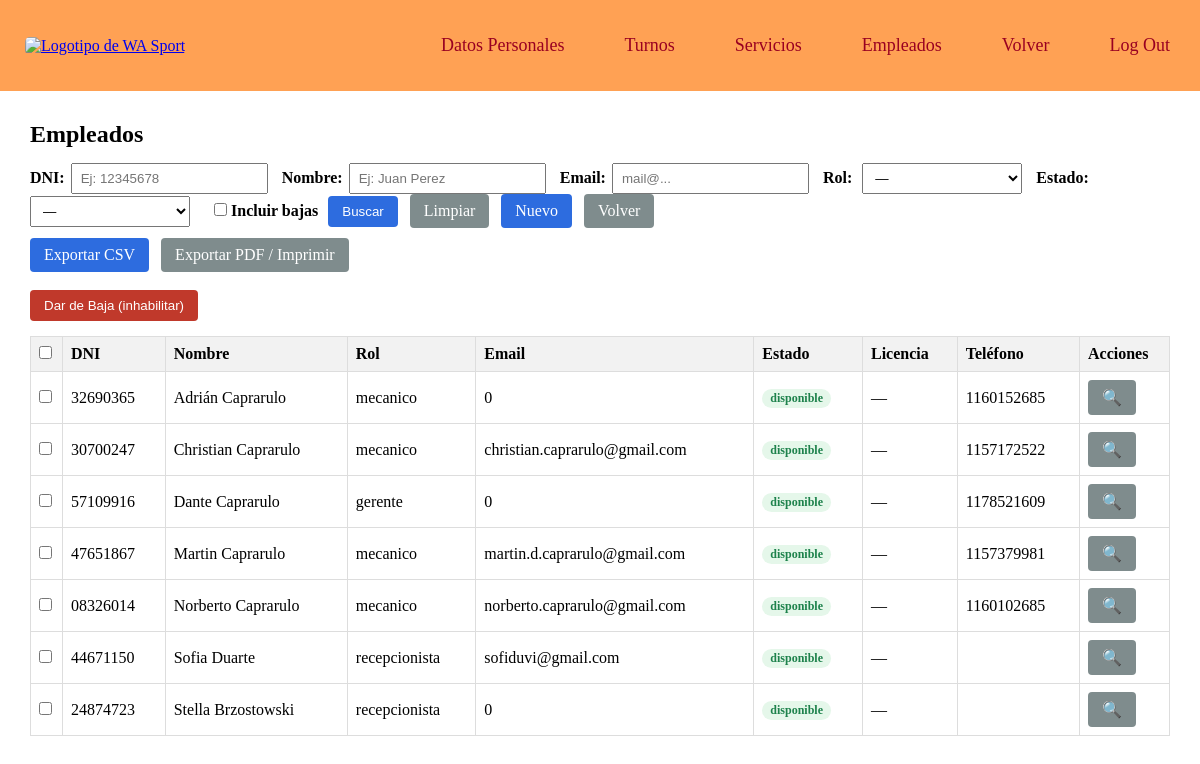
The app's page /empleados.php (signed in) with its own data.
### tables this page shows
CREATE TABLE `empleados` (
  `empleado_DNI` varchar(10) NOT NULL,
  `empleado_contrasena` varchar(255) NOT NULL,
  `empleado_nombre` varchar(50) NOT NULL,
  `empleado_roll` varchar(255) NOT NULL,
  `empleado_email` text NOT NULL,
  `token_recuperacion` varchar(255) DEFAULT NULL,
  `empleado_direccion` varchar(50) DEFAULT NULL,
  `empleado_localidad` varchar(15) DEFAULT NULL,
  `empleado_telefono` varchar(15) DEFAULT NULL,
  `empleado_habilitado` tinyint(1) NOT NULL DEFAULT 1,
  `empleado_estado` enum('disponible','no_disponible','licencia','baja') NOT NULL DEFAULT 'disponible',
  `licencia_desde` date DEFAULT NULL,
  `licencia_hasta` date DEFAULT NULL
);

### empleados.php (the view, shortened to what this page needs)
<?php
require_once 'conexion_base.php';
function e($s){ return htmlspecialchars((string)$s, ENT_QUOTES, 'UTF-8'); }
function filtros_qs($dni,$nombre,$email,$roll,$estado,$incluir_bajas){
    $arr = [];
    return http_build_query($arr);
}
$dni    = isset($_GET['dni'])    ? trim($_GET['dni'])    : '';
$nombre = isset($_GET['nombre']) ? trim($_GET['nombre']) : '';
$email  = isset($_GET['email'])  ? trim($_GET['email'])  : '';
$roll   = isset($_GET['roll'])   ? trim($_GET['roll'])   : '';
$estado = isset($_GET['estado']) ? trim($_GET['estado']) : '';
$incluir_bajas = isset($_GET['incluir_bajas']) ? 1 : 0;
$current_qs = filtros_qs($dni,$nombre,$email,$roll,$estado,$incluir_bajas);
$where=[]; $params=[];
if (!$incluir_bajas){ $where[]="empleado_estado <> 'baja'"; }
$sql = "SELECT empleado_DNI, empleado_nombre, empleado_roll, empleado_email,
               empleado_direccion, empleado_localidad, empleado_telefono,
               empleado_habilitado, empleado_estado, licencia_desde, licencia_hasta
        FROM empleados";
if ($where) $sql .= " WHERE ".implode(' AND ',$where);
$sql .= " ORDER BY empleado_nombre ASC, empleado_DNI ASC";
$st = $conexion->prepare($sql);
$st->execute($params);
$empleados = $st->fetchAll(PDO::FETCH_ASSOC);
?>
<!DOCTYPE html>
<html lang="es">
<head>
</head>
<body>
    <?php include("nav_gerente.php"); ?>
<div class="container">
    <div class="topbar">
        <h2>Empleados</h2>
    </div>
    <form method="get" class="buscador" action="empleados.php">
        <label>DNI:</label><input type="text" name="dni" value="<?= e($dni) ?>" placeholder="Ej: 12345678">
        <label>Nombre:</label><input type="text" name="nombre" value="<?= e($nombre) ?>" placeholder="Ej: Juan Perez">
        <label>Email:</label><input type="text" name="email" value="<?= e($email) ?>" placeholder="mail@...">
        <label>Rol:</label>
        <select name="roll">
            <option value="" <?= $roll===''?'selected':'' ?>>—</option>
        </select>
        <label>Estado:</label>
        <select name="estado">
            <option value="" <?= $estado===''?'selected':'' ?>>—</option>
        </select>
        <label style="margin-left:10px;">
            <input type="checkbox" name="incluir_bajas" value="1" <?= $incluir_bajas?'checked':'' ?>>
            Incluir bajas
        </label>
        <button class="btn btn-primario" type="submit">Buscar</button>
        <a class="btn btn-neutro" href="empleados.php">Limpiar</a>
        <a class="btn btn-primario" href="empleados.php?<?= e($current_qs) ?>&nuevo=1">Nuevo</a>
        <a class="btn btn-neutro" href="gerente.php">Volver</a>
    </form>
    <?php $export_qs = $current_qs !== '' ? $current_qs.'&' : ''; ?>
    <div style="margin:10px 0 18px;">
      <a class="btn btn-primario" href="empleados_export.php?<?= e($export_qs) ?>format=csv">Exportar CSV</a>
      <a class="btn btn-neutro"  href="empleados_export.php?<?= e($export_qs) ?>format=pdf" target="_blank">Exportar PDF / Imprimir</a>
    </div>
    <form id="formEmpleados" method="post" action="empleados.php?<?= e($current_qs) ?>">
        <div class="acciones" style="margin:10px 0 15px;">
            <button class="btn btn-peligro" name="accion" value="baja">Dar de Baja (inhabilitar)</button>
        </div>
        <table class="tabla">
            <thead>
            <tr>
                <th style="width:32px;">
                    <input type="checkbox" onclick="document.querySelectorAll('.check_row').forEach(c=>c.checked=this.checked);">
                </th>
                <th>DNI</th>
                <th>Nombre</th>
                <th>Rol</th>
                <th>Email</th>
                <th>Estado</th>
                <th>Licencia</th>
                <th>Teléfono</th>
                <th style="width:90px;">Acciones</th>
            </tr>
            </thead>
            <tbody>
            <?php if (!$empleados): ?>
                <tr><td colspan="9">Sin resultados.</td></tr>
            <?php else: foreach ($empleados as $r):
                $cls = ($r['empleado_estado']==='baja') ? 'fila-baja' : '';
                $tagCls = 'est-disponible';
                $licTxt = ($r['empleado_estado']==='licencia')
                        ? (e($r['licencia_desde'])." a ".e($r['licencia_hasta']))
                        : '—';
                $verUrl = "empleados.php?ver=".urlencode($r['empleado_DNI'])."&".$current_qs;
            ?>
                <tr class="<?= $cls ?>">
                    <td><input class="check_row" type="checkbox" name="ids[]" value="<?= e($r['empleado_DNI']) ?>"></td>
                    <td><?= e($r['empleado_DNI']) ?></td>
                    <td><?= e($r['empleado_nombre']) ?></td>
                    <td><?= e($r['empleado_roll']) ?></td>
                    <td><?= e($r['empleado_email']) ?></td>
                    <td><span class="estado-tag <?= $tagCls ?>"><?= e($r['empleado_estado']) ?></span></td>
                    <td><?= $licTxt ?></td>
                    <td><?= e($r['empleado_telefono']) ?></td>
                    <td><a class="btn btn-neutro" href="<?= e($verUrl) ?>" title="Ver / Editar">🔍</a></td>
                </tr>
            <?php endforeach; endif; ?>
            </tbody>
        </table>
    </form>
</div>
</body>
</html>

### estilopagina.css (style rules this page uses)
* { margin: 0; padding: 0; box-sizing: border-box; }
html, body { width: 100%; height: 100%; }

### empleados.php (style rules this page uses)
.container { width:95%; margin:20px auto; }
h2 { margin: 10px 0 15px; }
.buscador label { margin-right:6px; font-weight:600; }
.buscador input[type="text"], .buscador select { padding:6px 8px; margin-right:10px; min-width:160px; }
.btn { display:inline-block; padding:8px 14px; margin-right:8px; border:none; border-radius:4px; cursor:pointer; text-decoration:none; }
.btn-primario { background:#2d6cdf; color:#fff; }
.btn-peligro { background:#c0392b; color:#fff; }
.btn-neutro { background:#7f8c8d; color:#fff; }
.topbar { display:flex; align-items:center; justify-content:space-between; flex-wrap:wrap; gap:8px; }
.tabla { width:100%; border-collapse:collapse; margin-top:10px; background:#fff; }
.tabla th, .tabla td { border:1px solid #ddd; padding:8px; text-align:left; vertical-align:middle; }
.tabla th { background:#f2f2f2; }
.estado-tag { display:inline-block; padding:2px 8px; border-radius:12px; font-size:12px; font-weight:600; }
.est-disponible { background:#e5f7ea; color:#1e824c; }

### records on screen
empleados: empleado_DNI "32690365", empleado_nombre "Adrián Caprarulo", empleado_roll "mecanico", empleado_email "0", empleado_estado "disponible", empleado_estado "—", empleado_telefono "1160152685"
empleados: empleado_DNI "30700247", empleado_nombre "Christian Caprarulo", empleado_roll "mecanico", empleado_email "christian.caprarulo@gmail.com", empleado_estado "disponible", empleado_estado "—", empleado_telefono "1157172522"
empleados: empleado_DNI "57109916", empleado_nombre "Dante Caprarulo", empleado_roll "gerente", empleado_email "0", empleado_estado "disponible", empleado_estado "—", empleado_telefono "1178521609"
empleados: empleado_DNI "47651867", empleado_nombre "Martin Caprarulo", empleado_roll "mecanico", empleado_email "martin.d.caprarulo@gmail.com", empleado_estado "disponible", empleado_estado "—", empleado_telefono "1157379981"
empleados: empleado_DNI "08326014", empleado_nombre "Norberto Caprarulo", empleado_roll "mecanico", empleado_email "norberto.caprarulo@gmail.com", empleado_estado "disponible", empleado_estado "—", empleado_telefono "1160102685"
empleados: empleado_DNI "44671150", empleado_nombre "Sofia Duarte", empleado_roll "recepcionista", empleado_email "sofiduvi@gmail.com", empleado_estado "disponible", empleado_estado "—"
empleados: empleado_DNI "24874723", empleado_nombre "Stella Brzostowski", empleado_roll "recepcionista", empleado_email "0", empleado_estado "disponible", empleado_estado "—"
